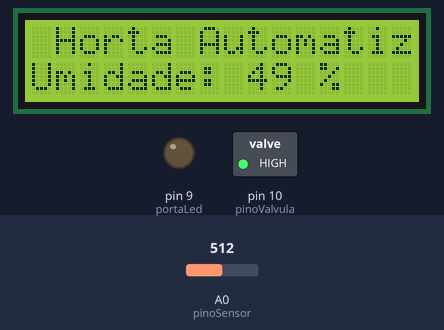
Bench run of a sketch on a simulated Arduino Uno, built with avr-gcc and run on an emulated ATmega328P. Shown: 16×2 character LCD, switched loads named in the sketch (green lamp = pin HIGH), output pins drawn as LEDs (lit = HIGH). Inputs (shaded band) come from the test bench; at power-on: A0 (pinoSensor) = 512.

Above: at 1.2 s.
1.3 s: A0 (pinoSensor) set to 490
At 3.0 s:
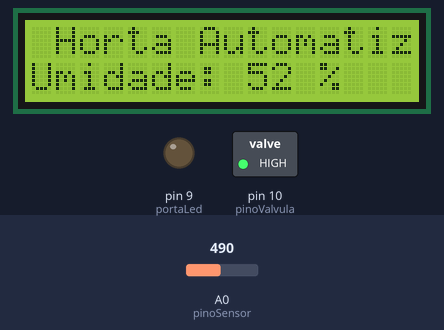
3.5 s: A0 (pinoSensor) set to 277
At 4.7 s:
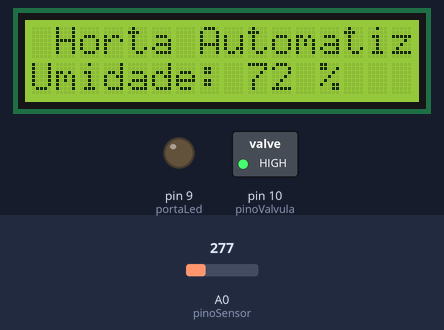
At 5.5 s:
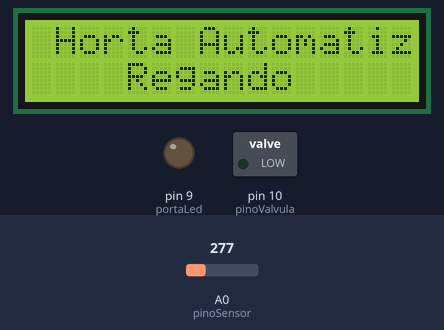
6.5 s: A0 (pinoSensor) set to 249
Timing chart, 0 to 9.5 s (numbered marks = the images above; inputs shaded):
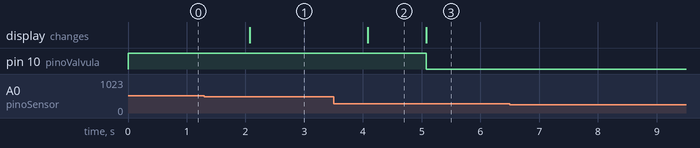

The sketch:

Programa.ino
```cpp
//Guia de conexão:
// LCD RS: pino 12
// LCD Enable: pino 11
// LCD D4: pino 5
// LCD D5: pino 4
//LCD D6: pino 3
// LCD D7: pino 2
//LCD R/W: GND
//LCD VSS: GND
//LCD VCC: VCC (5V)
//Potenciômetro de 10K terminal 1: GND
//Potenciômetro de 10K terminal 2: V0 do LCD (Contraste)
//Potenciômetro de 10K terminal 3: VCC (5V)
// Sensor de umidade do solo A0: Pino A0
//Módulo Relé (Válvula): Pino 10
//Modulo rele(iluminação):9
//Botao desliga iluminação:8
//Modulo LDR:A1


// inclui a biblioteca:
#include <LiquidCrystal.h>

// define os pinos de conexão entre o Arduino e o Display LCD
const int rs = 12, en = 11, d4 = 5, d5 = 4, d6 = 3, d7 = 2;
LiquidCrystal lcd(rs, en, d4, d5, d6, d7);

// variáveis do programa
const int pinoSensor = A0;
const int pinoValvula = 10;
const int limiarSeco = 74;
const int tempoRega = 50; // Tempo de rega em segundos
int umidadeSolo = 0;
int portaLed = 9; //Porta a ser utilizada para ligar o rele quem em seguida liga o lampada
int portaLDR = A1; //Porta analógica utilizada pelo LDR
int portabot=8;

void setup() {

  pinMode(portaLed, OUTPUT); //Define a porta do Led como saída
  pinMode(pinoValvula, OUTPUT);
  // Desliga a válvula
  digitalWrite(pinoValvula, HIGH);
  // define o tamanho do Display LCD
  lcd.begin(16, 2);
  // Exibe a mensagem no Display LCD.
  lcd.print(" Horta Automatizada ");

  Serial.begin(9600);


}

void loop() {
  // Mede a umidade a cada segundo. Faz isso durante uma hora (3600 segundos).
  for(int i=0; i < 5; i++) {
    // Posiciona o cursor do LCD na coluna 0 linha 1
    // (Obs: linha 1 é a segunda linha, a contagem começa em 0
    lcd.setCursor(0, 1);
    // Exibe a mensagem no Display LCD:
    lcd.print("Umidade: ");
    // Faz a leitura do sensor de umidade do solo
    umidadeSolo = analogRead(pinoSensor);
    // Converte a variação do sensor de 0 a 1023 para 0 a 100
    umidadeSolo = map(umidadeSolo, 1023, 0, 0, 100);
    // Exibe a mensagem no Display LCD:
    lcd.print(umidadeSolo);
    lcd.print(" %    ");
    // Espera um segundo
    delay(1000);
  }

  if(umidadeSolo < limiarSeco) {
    // Posiciona o cursor do LCD na coluna 0 linha 1
    // (Obs: linha 1 é a segunda linha, a contagem começa em 0
    lcd.setCursor(0, 1);
    // Exibe a mensagem no Display LCD:
    lcd.print("    Regando     ");
    // Liga a válvula
    digitalWrite(pinoValvula, LOW);
    // Espera o tempo estipulado
    delay(tempoRega*1000);
    digitalWrite(pinoValvula, HIGH);
  }
  else {
    // Posiciona o cursor do LCD na coluna 0 linha 1
    // (Obs: linha 1 é a segunda linha, a contagem começa em 0
    lcd.setCursor(0, 1);
    // Exibe a mensagem no Display LCD:
    lcd.print("Solo Encharcado ");
    // Espera o tempo estipulado
    delay(3000);
  }
  if(portabot==1){
  {
  int estado = analogRead(portaLDR);  //Lê o valor fornecido pelo LDR

  // Caso o valor lido na porta analógica seja maior do que
  // 800, acende o LED
  // Ajuste o valor abaixo de acordo com o seu circuito
  if (estado > 500)
  {
    digitalWrite(portaLed, HIGH);
  }
  else  //Caso contrário, apaga o led
  {
    digitalWrite(portaLed, LOW);
  }
  }
  }
}
```

Measured:
- after the input at 1.3 s, the display: changes after 0.77 s (image 1)
- after the input at 3.5 s, the display: changes after 0.58 s (image 2)
- after the input at 6.5 s, every drawn part: stays the same
- what the display in image 2 shows lasts 1.0 s, from 4.1 s to 5.1 s
